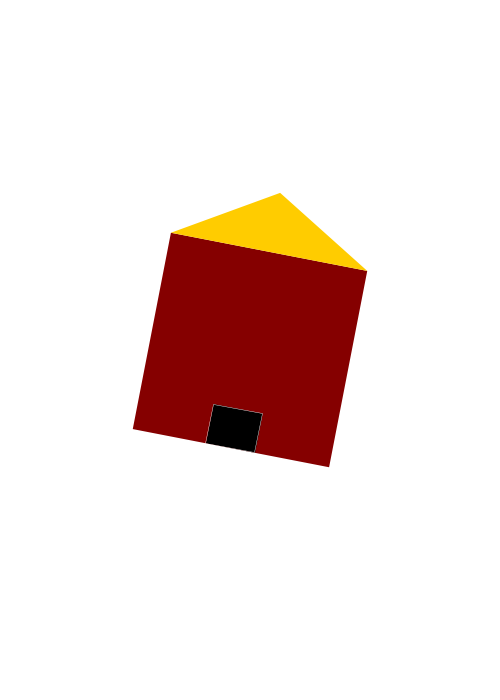
Frame 1 (no input)
Frame 60 (the mouse pressed at the canvas centre just before this capture): identical to frame 1, image omitted
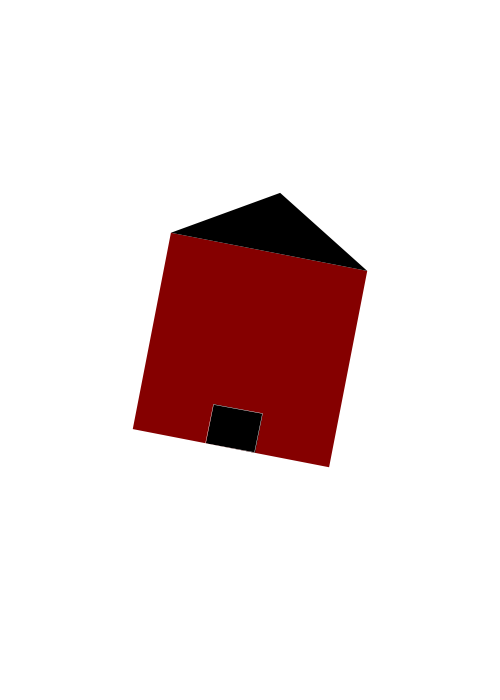
Frame 120 (the mouse held since frame 60 and released just before this capture)

The Processing sketch that drew these frames (run headless with seeded random() and noise(); from frame 60 on, the mouse is pressed at the canvas centre):

// Processing sketch: week_2_hw
// ── week_2_hw.pde
// build a tall house
// i declare the variables to be used for the house

float x;
float y;

float houseWidth;
float houseHeight;

float scaler ;

color paint;

void setup() {
  size(500, 700); 

  // i set the values of the declared variables
  x = 0;
  y = 0;
  houseWidth = 500;
  houseHeight = 500;

  scaler = 0.4;
  paint = color(255, 204, 0);
  println("x pos of house:", x, "y pos of house:", y);
}

void draw() {


  background(255);

  // i move the pivot of all the rectangles at the center
  rectMode(CENTER);
  // i move the coordinates of the canvas to the center
  translate(width*.5, height*.5);
  scale(scaler);
  rotate(radians(11));


  // i set the size and position of the body of the house
  fill(133, 0, 0);
  noStroke();
  rect(x, y, houseWidth, houseHeight);

  // i parent the position and scale of roof to the body of the house
  fill(paint);
  noStroke();
  triangle(x+(-houseWidth*.5), y+(-houseHeight*.5), x+(houseWidth*.5), y+(-houseHeight*.5), 
    x+(-houseWidth/houseWidth), y+(-houseHeight*.8));

  // i parent the position and scale of the door to the body of the house
  fill(0);
  stroke(255); 
  rect(x+(-houseWidth/houseWidth), y+houseHeight*.5-50, houseWidth*.25, 100);
}

void mousePressed() {

  // i change the color of the roof when mouse is clicked
  if (paint == color( 255, 204, 0)) {
    paint = 0;
  } else {
    paint = color( 255, 204, 0);
  }
}

void keyPressed() {

  // i change the size of the house when keyboard is pressed
  if (key == CODED) {
    if (keyCode == UP) {
      //scaler = scaler + 0.1
      scaler+=0.1;
    } else if (keyCode == DOWN) {
      scaler-=0.1;
    }
  }
}
